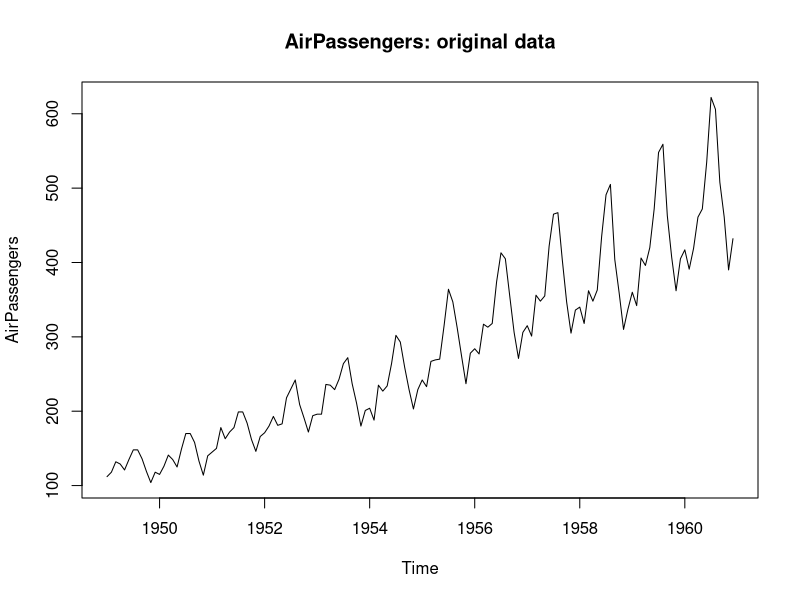
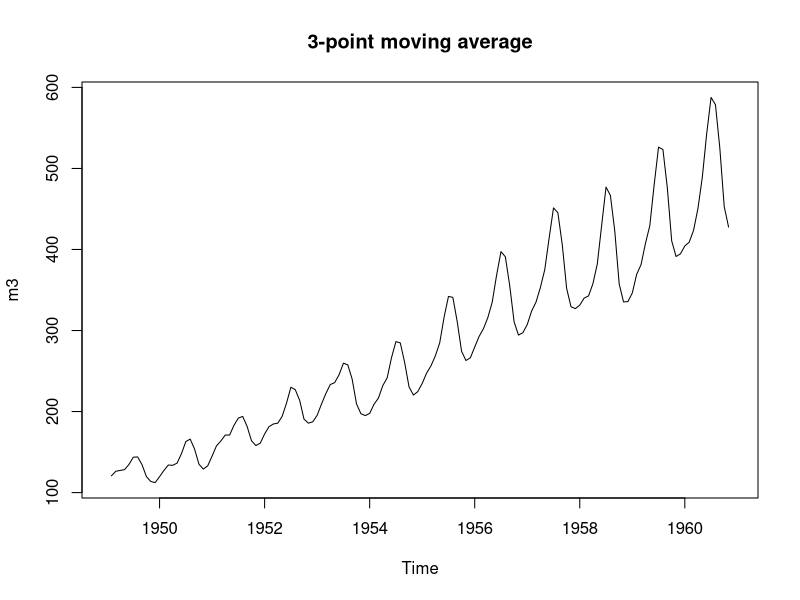
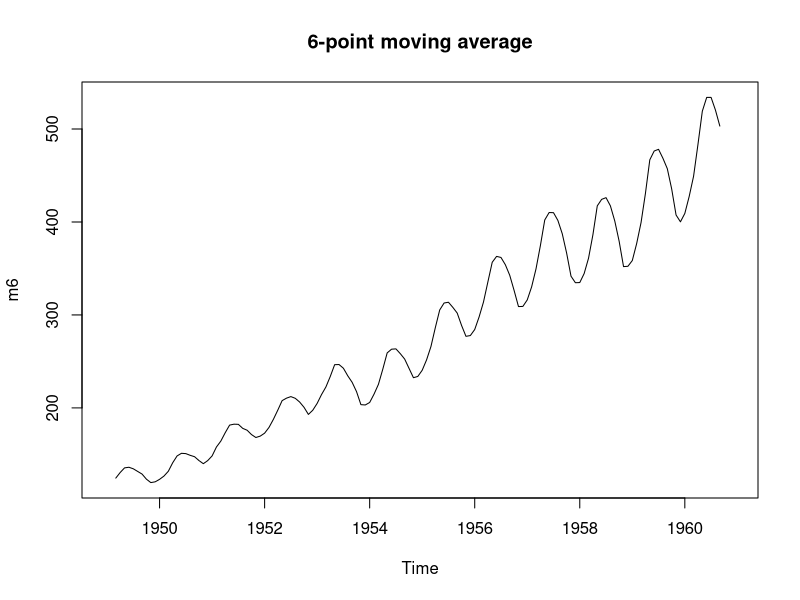
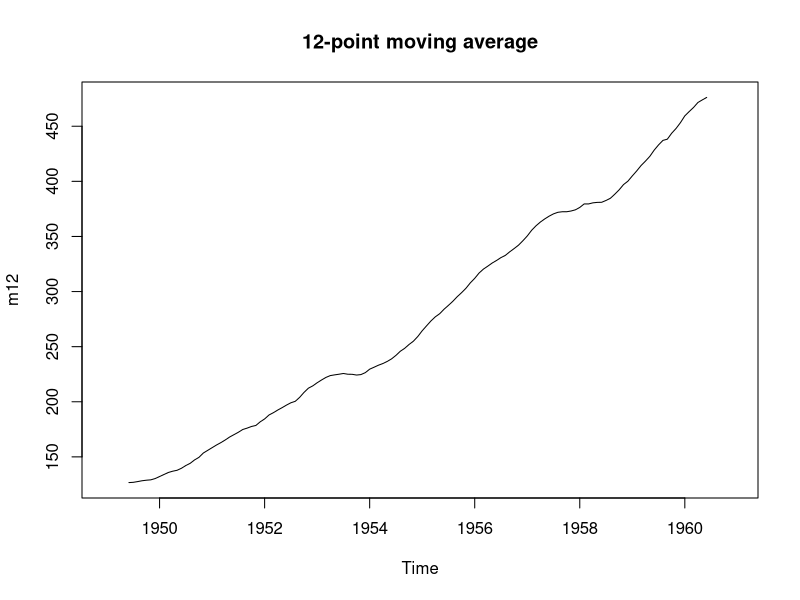
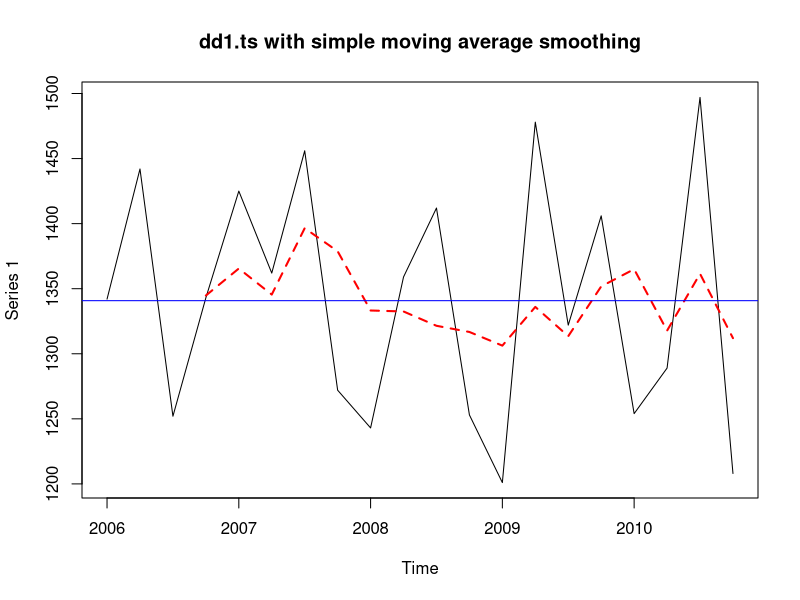
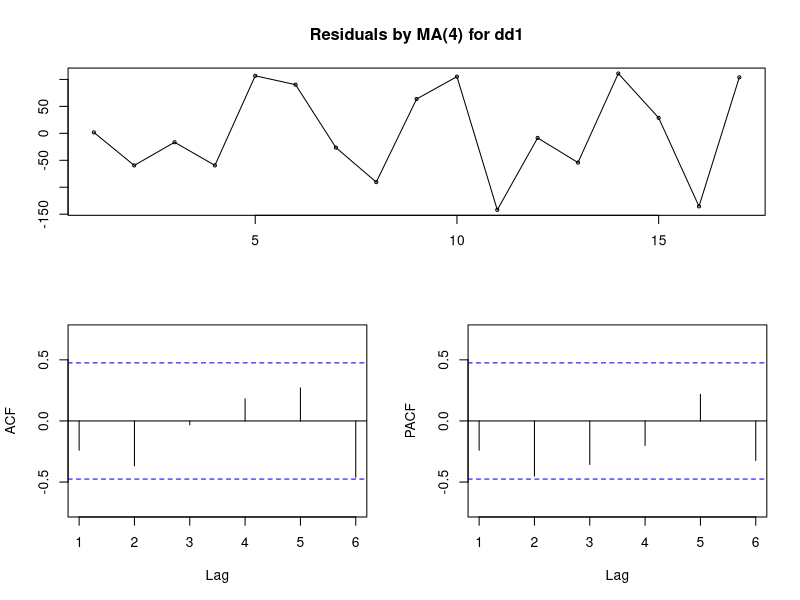
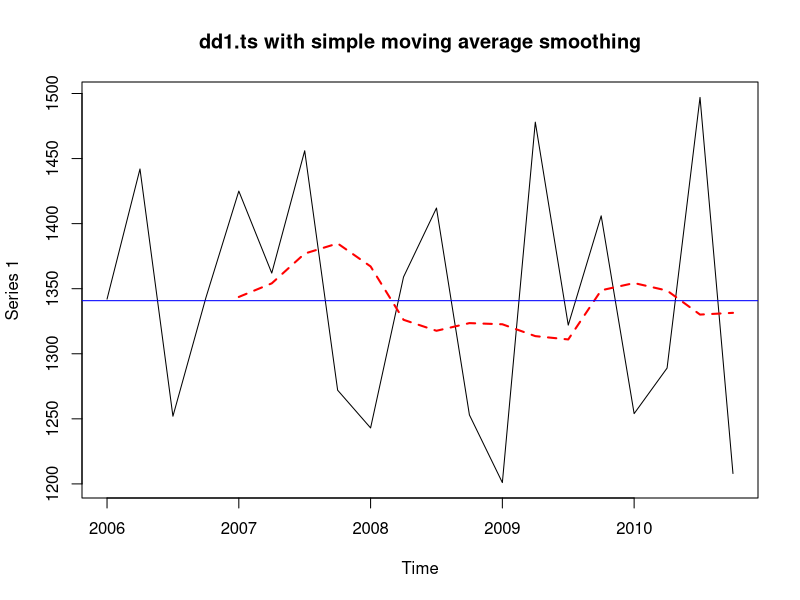
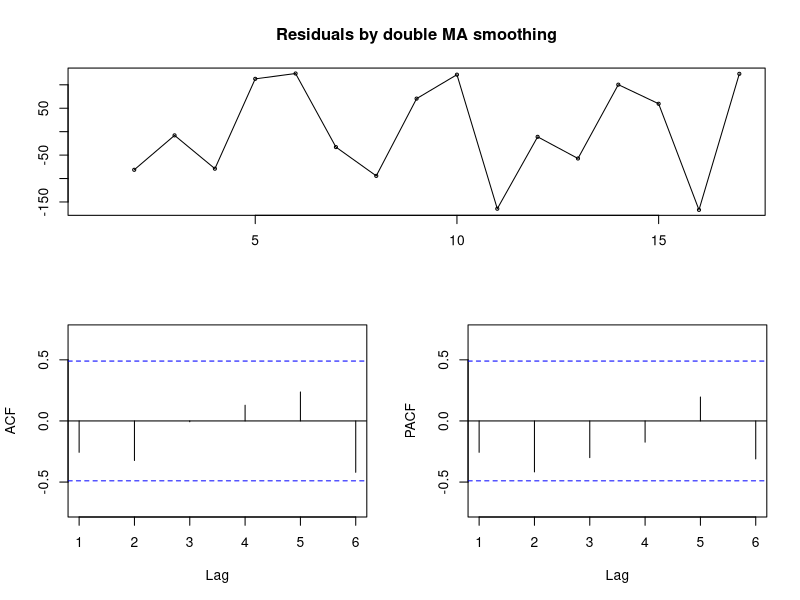

Recreate these plots in R, in order.
## ---- chunk 1
knitr::opts_chunk$set(echo = TRUE)
## ---- chunk 2
data("AirPassengers")
m3 = filter(AirPassengers, filter=rep(1/3,3)) #가중치를 1/3로 동일하게
m6 = filter(AirPassengers, filter=rep(1/6,6))
m12 = filter(AirPassengers, filter=rep(1/12,12))

#비정상성데이터(추세+계절성) - 계절변동의 분산이 커지고 있다
plot(AirPassengers, main="AirPassengers: original data") 
plot(m3, main="3-point moving average")
plot(m6, main="6-point moving average")
plot(m12, main="12-point moving average") #추세만 남게 된다

#moving average - 큰 범위의 추세값은 제거할 수 있게 된다
## ---- chunk 3
library(forecast)
dd1 = matrix(c(1342,1442,1252,1343,1425,1362,1456,1272,1243,
               1359,1412,1253,1201,1478,1322,1406,1254,1289,1497,1208))
dd1.ts = ts(data=dd1, start=c(2006,1), frequency=4)
dd1.ts

ff=filter(dd1.ts, filter=rep(1,4)/4, method="convolution", sides=1) #다항이동평균 - 2006 이전값이 없어 3분기까지 NA
plot(dd1.ts, main="dd1.ts with simple moving average smoothing") +
  lines(ff, col="red", lty=2, lwd=2) + #red; 다항이동평균값
  abline(h=mean(dd1), col="blue") #blue; dd1 data의 평균

#잔차 - smoothing에 따른 모델링이 dd1.ts를 잘 설명하였는가: 예측오차값이 작고 추세가 없어야 한다
res=ff[-1:-3,]-dd1.ts[-1:-3,] #ff: 2006 3분기까지 데이터 없으므로 dd1.ts도 같이 뺀다
tsdisplay(res, main="Residuals by MA(4) for dd1") #잔차의 시계열분포, ACF, PACF 함께 출력
                                                  #잔차가 정상성을 보임을 알 수 있다.
Box.test(res, type="Box-Pierce") #귀무가설:TS is independent(독립성이 있다)
                                 #p-value가 0.3229이므로 귀무가설 기각하지 못한다.
                                 #즉, 잔차가 자기상관이 없다
## ---- chunk 4
ff1 = filter(dd1.ts, filter=rep(1,3)/3, method="convolution", sides=1)
ff2 = filter(ff1, filter=rep(1,3)/3, method="convolution", sides=1) #한번더 smoothing

plot(dd1.ts, main="dd1.ts with simple moving average smoothing") +
  lines(ff2, col="red", lty=2, lwd=2) + #ff1보다 좀더 smoothing
  abline(h=mean(dd1), col="blue")

res = ff2[-1:-3,]-dd1.ts[-1:-3,]
tsdisplay(res, main="Residuals by double MA smoothing")
Box.test(res, type="Box-Pierce") #H0 : TS is independent
## ---- chunk 5
mm1 = ma(dd1.ts, order=4, centre=F) #산정기준 중심이 없는 경우 - t번째 뒤의 4개(t, t-1, t-2, t-3)
mm3 = ma(dd1.ts, order=3, centre=T) #산정기준 중심이 있는 경우 - t번째 앞,뒤로 3개(t-1, t, t+1)
mm4 = ma(mm3, order=3, centre=T) #이중이동평균

res3 = mm4-dd1.ts 
Box.test(res3)

#forecast - 미래의 2개 예측(h=2)
#band(lo80, hi80, lo95, hi95를 가지고 예측 범위 표현)
plot(forecast(mm1, h=2), main="forecast simple MA") #missing_values 존재
plot(forecast(mm4, h=2), main="forecast simple MA")

f1 = forecast(mm1, h=1)
f1
f4 = forecast(mm4, h=1)
f4

#실제값과 예측값 정확도 - RMSE가 작을수록 정확하다
accuracy(f1)
accuracy(f4)
## ---- chunk 6
ho = HoltWinters(dd1.ts, alpha=0.1, beta=F, gamma=F) #단순지수평활법
                #beta=F:no trend, gamma=F:no seasonal effect
ho
ho$fitted #xhat: 예측값
plot(ho)
## ---- chunk 7
#최적의 alpha: 예측오차와 관련된 MA,RMSE 등이 가장 작은 alpha -> HoltWinters가 스스로 찾아줌
ha = HoltWinters(dd1.ts, beta=F, gamma=F)
ha
ha$fitted
plot(ha) #red line이 fitted value => fitting값이 매우 유사
         #alpha가 작아지면서 변동성이 없어진 것을 알 수 있다
## ---- chunk 8
fa= forecast(ha)
names(fa) #fa의 component
fa$fitted
fa$residuals
tsdisplay(fa$residual)
Box.test(fa$residual, type="Box-Pierce") #H0:독립성이 있다. =>자기상관없다

#잔차에 대한 histogram
hist(fa$residual, 10, probability=T, col="light blue", 
     xlab="Time", ylab="Residuals",main="Histogram of Residuals")
points(density(fa$residuals[-1], bw=30), type='l', col="red", lwd=2)
title("\n \n - simple exponential smoothing")
## ---- chunk 9
fa = forecast(ha, h=8)
fa #8개의 point에 대한 예측
accuracy(fa)

plot(forecast(ha, h=4)) #forecast : 80%, 95% significant level
lines(fa$fitted, col="red", lty=2, lwd=2) #fitted value

plot(forecast(ha, h=4, fan=T)) #fan=T : 51%-99% significant level(현실적인 예측값을 볼 수 있다)
lines(fa$fitted, col="red", lty=2, lwd=2)
